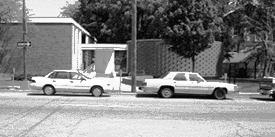
#> input picture ex2/CarData/TestImages/test-1.pgm, 275 x 137 px; its folder holds only this picture in this run
$ jupyter execute --allow-errors 03_sliding_window_detection.ipynb   (shell and % lines are left out)
#> lines starting #> are read from the running program, lines starting #| are printed output that depends on the picture
<center>
<a href="https://www.vision.rwth-aachen.de/"></a>
</center>

# Computer Vision Exercises

**Assistants:**
<br>
Alexey Nekrasov &lt;nekrasov@vision.rwth-aachen.de&gt;
<br>
Jens Piekenbrinck &lt;piekenbrinck@vision.rwth-aachen.de&gt;

The assignments are **mandatory**!

We want to provide you with an interactive learning experience, so the assignments rely on [Jupyter](https://jupyter.org/) notebooks which you can run locally on your computer. The RWTH also offers a [JupyterHub](https://jupyter.rwth-aachen.de/) where you can run notebooks. If you have any questions, please contact us.

Make sure you fill in any place in *code cells* that says:
```python
# YOUR CODE HERE
raise NotImplementedError()
```

Make sure you fill in any place in *text cells* that says:
<br>

`YOUR ANSWER HERE`

### Submission:

⏰ Due date: 2023-05-14 23:59:00

**Important**:
Follow the instructions below when submitting your attempt.\
Submissions not following these instructions will not be graded.

1. Submit in **teams of 3 or 4 students**, add their names and matriculation numbers below. Only **one team member should upload** the solutions.
2. **Use jupyter notebook**. Other notebook-editing software (e.g. jupyter-lab, pycharm) might corrupt the notebook files and could have issues with displaying matplotlib interactively.
3. **Do not remove, modify or duplicate** any given cells, except those in which you need to fill in your implementation. You can add new cells in order to present additional texts or plots.
4. **Restart the kernel and re-run the whole notebook** once before submission. After this step, the cell id should be incremental from top to bottom, and all plots should be displayed.
5. **Submit only the `.ipynb` files**, do not upload archives (zip, rar, tar, etc.), images or datasets.
6. **Do not change the filenames** of the `.ipynb` files.

Team members (names and matriculation numbers):
* Batuhan Sakal - 429275
* Sagar Veerkar - 430086
* Talip Batuhan YILMAZ - 441368
*

# Sliding-Window Object Detection

In this exercise we will implement a simple car detector. To accomplish this, we will first implement a feature descriptor similar to the Histogram of Oriented Gradients (HOG). Then using the features computed for (small) image patches with fixed size, we will train a support vector machine (SVM) classifier, to classify whether the input patch corresponds to a car.

In the end, given a test image with arbitary shape, we will run our classifier over the image in a sliding window (patch) fashion. We will generate detections at the places where the classifier is very confident that the patch contains a car.

You may refer to the original HOG paper, or the following two tutorials, in case you want to freshen up your knowledge on HOG a little bit:

- N. Dalal and B. Triggs: Histograms of oriented gradients for human detection. CVPR 2005. http://lear.inrialpes.fr/people/triggs/pubs/Dalal-cvpr05.pdf
- https://www.learnopencv.com/histogram-of-oriented-gradients/
- http://mccormickml.com/2013/05/09/hog-person-detector-tutorial/

[cell 1]
import glob
import os
import re
import time

import cv2
import imageio.v3 as iio
import matplotlib.pyplot as plt
import numpy as np
import scipy.ndimage
import sklearn.svm


# [42 lines left out: function plot_multiple, not called in this run]

### Dataset

To train our classifier, we will use the *UIUC dataset* ([official link](https://cogcomp.seas.upenn.edu/Data/Car/), [mirror](https://github.com/Menuka5/Data-sets-for-opencv-classifier-training/raw/master/Other%20Image%20Datasets%20collected/UIUC%20Image%20Database%20for%20Car%20Detection/CarData.zip)). Download and extract it, then use the `load_dataset` function to pre-load images (modify `dataset_dir` to the path where you extracted the dataset). The function will return three lists, containing images for positive training sample, negative training sample, and test set.

[cell 2]
def load_dataset(dataset_dir):
#> called with dataset_dir = 'CarData'
    def natural_sort_key(s):
        return [float(t) if t.isdigit() else t for t in re.split("([0-9]+)", s)]

    def load_images(*path_parts):
        paths = glob.glob(os.path.join(dataset_dir, *path_parts))
        return [iio.imread(p) for p in sorted(paths, key=natural_sort_key)]

    train_images_pos = load_images("TrainImages", "pos-*.pgm")
    train_images_neg = load_images("TrainImages", "neg-*.pgm")
    test_images = load_images("TestImages", "test-*.pgm")
#> test_images = 1 item
    assert (
        len(train_images_pos) == 550
        and len(train_images_neg) == 500
        and len(test_images) == 170
    )
    return train_images_pos, train_images_neg, test_images

[cell 3]
### CHANGE THIS TO THE DATASET PATH ###
dataset_dir = "CarData"
#> (the rest of this cell did not finish here and is left out)

## HOG-like Descriptor
First we want to implement a simple HOG-like descriptor `hoglike_descriptor()` which takes an image and computes the corresponding HOG-like representation. The function should take in following arguments:

- `image`: the grayscale image,
- `cell_size`: the size of each HOG-like cell in both dimensions,
- `n_bins` the number of bins for the gradient orientation,

The output should be a three dimensional array. The first two dimensions are the spatial indices of the HOG cell. The third dimension describes the orientation bins of the HOG descriptor. Each spatial cell has to be independently $L_2$ normalized to 1. Note that the original HOG paper describes a more elaborate two-stage normalization scheme, that is why we call our version here a "HOG-like" descriptor.

There are two variants described in the HOG paper: "*The orientation bins are evenly spaced over 0°– 180° (“unsigned” gradient) or 0°–360° (“signed” gradient).*" In this exercise, we will use the former method, this means that for example an angle of 30° ($\frac{1}{6}\pi$) belongs to the same bin as an angle of 210° ($\frac{7}{6}\pi$).

When the dimensions of the images are not a multiple of the `cell_size`, discard the remaining pixels to the right and to the bottom of the image.

[cell 4]
# POINTS: 4

# [31 lines left out: functions image_gradients_polar, hoglike_descriptor, not called in this run]

A simple way to visualize HOG features is to plot the 90° rotated gradient vector for each bin, with length propotional to the value of the bin. The function `plot_hog` implements this. The 90° rotation makes the image easier to interpret intuitively, because then the lines will approximate the rough shape of the image content.

[cell 5]
# [46 lines left out: functions draw_line, plot_hog_cell, plot_hog, not called in this run]

[cell 6]
# Two simple wave images are here to help understand the visualization
waves = [iio.imread("sine.png"), iio.imread("circular_sine.jpg")]
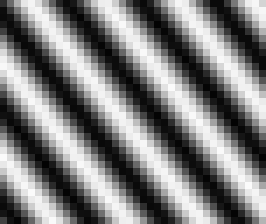
#> input picture ex2/sine.png, 38 x 32 px (shown 7 times larger)
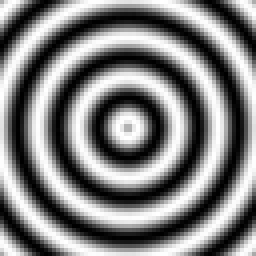
#> input picture ex2/circular_sine.jpg, 64 x 64 px (shown 4 times larger)
#> (the rest of this cell did not finish here and is left out)
